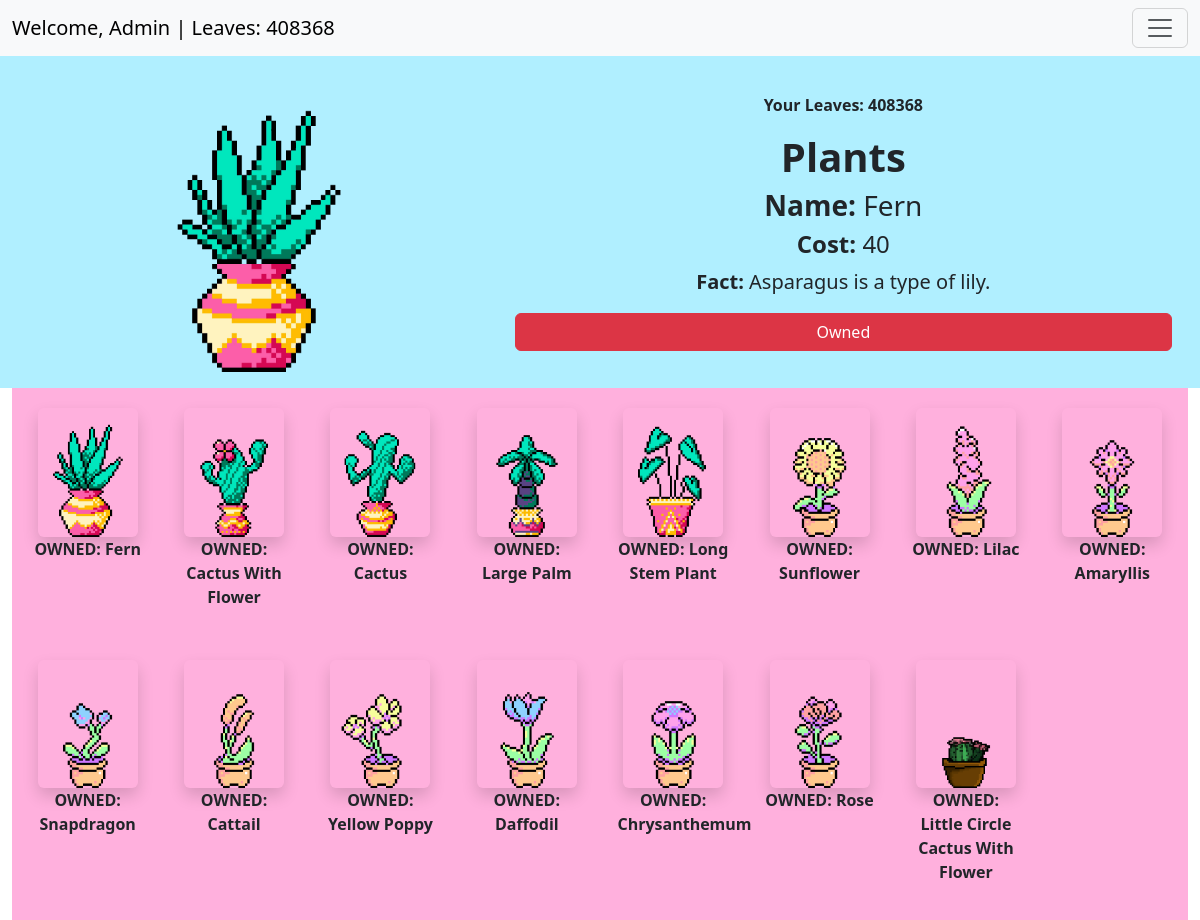
The app's page /market/ (signed in), older data.
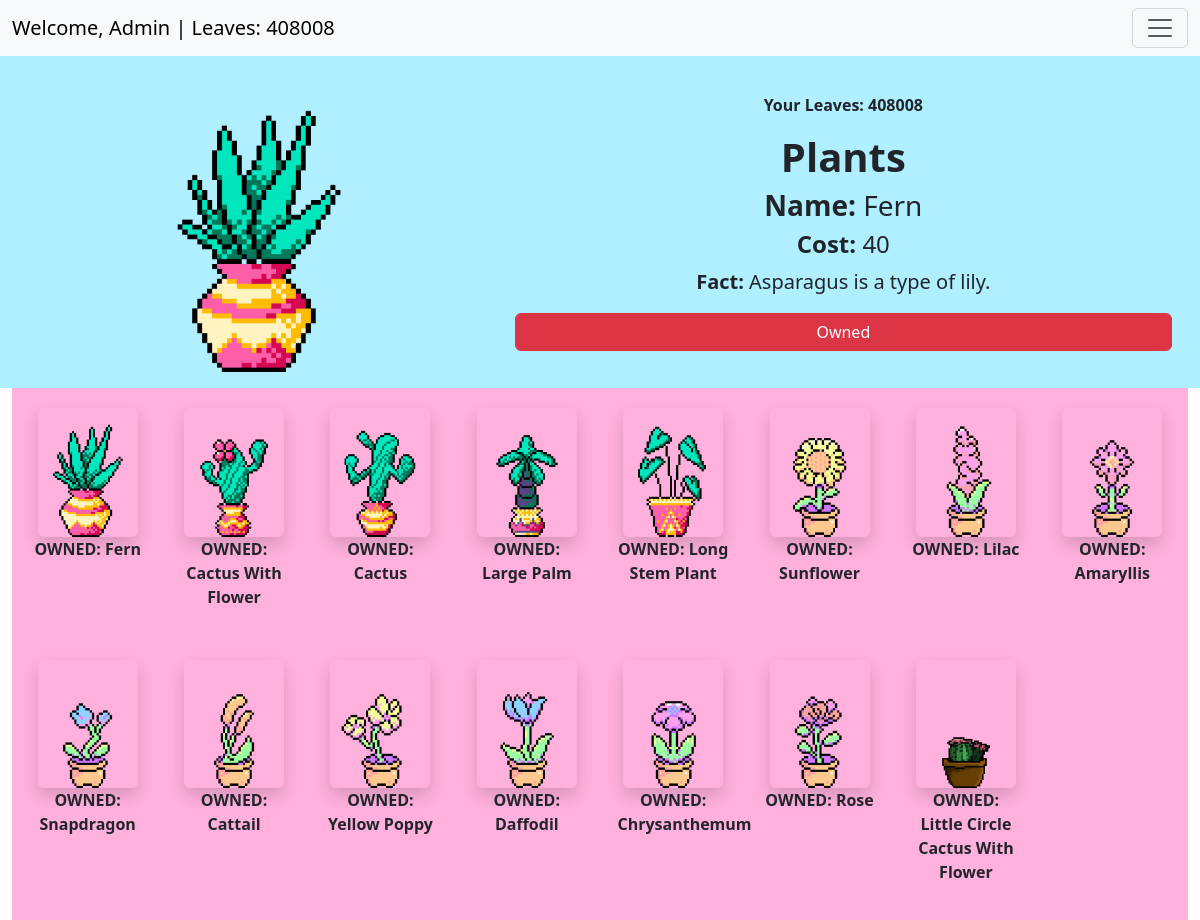
The same page, newer data.
### user_management/models.py (models this page shows, shortened)
class CustomUser(AbstractUser):
    email = models.EmailField(null=True, blank=True) # TODO: Allows no email, potentially remove in sprint 2
    friends = models.ManyToManyField("self", symmetrical=True, blank=True)
    owned_plants = models.ManyToManyField("garden.Plant", related_name="owners")
    objects = CustomUserManager()

class UserStats(models.Model):
    user = models.OneToOneField(CustomUser, on_delete=models.CASCADE, related_name="stats")
    leaves = models.IntegerField(default=0)
    points = models.IntegerField(default=0)
    class Meta:
        verbose_name = "User Stats"
        verbose_name_plural = "User Stats"

### garden/models.py (models this page shows)
class Plant(models.Model):
    name = models.CharField(max_length=100)
    price = models.IntegerField()
    image = models.ImageField(upload_to="plant_images/")
    fact = models.TextField()
    onMarket = models.BooleanField(default=True) # Boolean field to check if the plant is on market
    def __str__(self):
        return self.name # String representation of the plant

### main/views.py (the view)
# urls.py: path("market/", views.market_view, name="market"),  # Market page
@login_required(login_url="/auth/login")
def market_view(request):
    plants = Plant.objects.filter(onMarket=True)   # Fetch from DB only plants that are allowed to be on market
    user = CustomUser.objects.get(username=request.user)
    currentLeaves = UserStats.objects.get(user_id=user.id).leaves
    ownedPlants = user.owned_plants.all()
    context = {
        "plants": plants,
        "leaves": currentLeaves,
        "ownedPlants" : ownedPlants
    }
    return render(request, "market.html", context)

### main/templates/market.html (shortened to what this page needs)
{% extends 'base.html' %}
{% load static %}
{% load auth_extras %}
{% block content %}
<div class="container-fluid">
    <div class="row align-items-center text-center p-3" style="background-color: rgb(176, 239, 255);">
        {% with plants.0 as first_plant %}
        <div class="col-md-5 text-center">
            <img id="chosen-plant-image" class="img-fluid rounded"
                src="{{ first_plant.image.url }}"
                alt="{{ first_plant.name }}"
                style="max-height: 300px; width: auto;">
        </div>
        <div class="col-md-7">
            <p class="fw-bold text-center">Your Leaves: {{ user.stats.leaves }}</p>
            <h1 class="fw-bold text-center">Plants</h1>
            <h3 id="chosen-plant-name"><strong>Name:</strong> {{ first_plant.name }}</h3>
            <h4 id="chosen-plant-price"><strong>Cost:</strong> {{ first_plant.price }}</h4>
            <p id="chosen-plant-fact" class="fs-5"><strong>Fact:</strong> {{ first_plant.fact }}</p>
        {% if first_plant in ownedPlants %}
                <button id="chosen-plant-buy" class="btn btn-danger w-100" onClick="">Owned</button>
        {% else %}
            <button id="chosen-plant-buy" class="btn btn-primary w-100" onClick="buyPlant('{{user}}', '{{ first_plant.name }}')">Buy plant</button>
        {%endif%}
    </div>
        {% endwith %}
    </div>
    <div class="plant-grid" style="background-color: rgb(255, 176, 221); padding: 10px;">
        {% for plant in plants %}
        {% if plant in ownedPlants %}
            <div class="plant-item"
            onclick='updatePlantOwned( "{{ plant.image.url }}",  "{{ plant.name }}", "{{ plant.price }}",  "{{ plant.fact }}", "{{user}}", "{{ plant }}")'>
                <img class="img-fluid rounded shadow"
                    src="{{ plant.image.url }}"
                    alt="{{ plant.name }}">
                <p class="fw-bold text-dark">OWNED: {{ plant.name }}</p>
            </div>
        {%endif%}
        {% endfor %}
    </div>
</div>
{% endblock %}

### main/templates/base.html (shortened to what this page needs)
<html lang="en">
<head>
    <link href="https://cdn.jsdelivr.net/npm/bootstrap@5.3.3/dist/css/bootstrap.min.css" rel="stylesheet">
</head>
<body>
<nav class="navbar navbar-light bg-light">
    <div class="container-fluid">
        <a class="navbar-brand me-auto" href="#">
            {% if user.is_authenticated %}
                Welcome, {{ user.username }} | Leaves: {{ user.stats.leaves }}
            {% else %}
                Guest
            {% endif %}
        </a>
        <button class="navbar-toggler" type="button" data-bs-toggle="collapse" data-bs-target="#navbarSupportedContent"
            aria-controls="navbarSupportedContent" aria-expanded="false" aria-label="Toggle navigation">
            <span class="navbar-toggler-icon"></span>
        </button>
    </div>
</nav>
{% block content %}
{% endblock %}
</body>
</html>

### main/templates/market.html (style rules this page uses)
.plant-grid { display: grid; grid-template-columns: repeat(auto-fit, minmax(120px, 1fr)); gap: 15px; text-align: center; }
.plant-item { cursor: pointer; padding: 10px; text-align: center; }
.plant-item img { max-width: 100px; height: auto; }

Row changes from the older to the newer data that the page shows:
changed CustomUser "Admin": stats.leaves "408368" → "408008"
